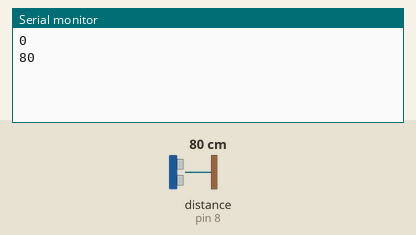
A sketch run on a simulated Arduino Uno, built with avr-gcc and run on an emulated ATmega328P. On the bench: the last lines printed to the serial monitor. Wiring (inferred from the names in the program): ultrasonic range finder: trigger pin 9; echo pin 8. The inputs (shaded band) are chosen by the test bench; at power-on: distance to the obstacle (sensor on pin 8) 80 cm. The echo pulse lasts 58.3 µs per cm.

Above: at 2.8 s.
2.9 s: distance to the obstacle (sensor on pin 8) set to 2 cm
At 5.2 s:
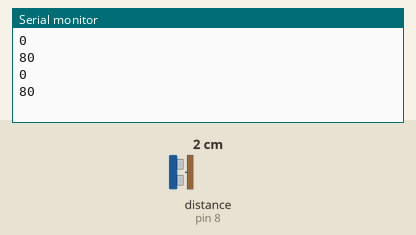
5.6 s: distance to the obstacle (sensor on pin 8) set to 4 cm
At 6.8 s:
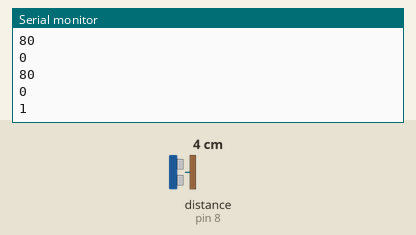
Timing chart, 0 to 8.6 s (numbered marks = the images above; inputs shaded):
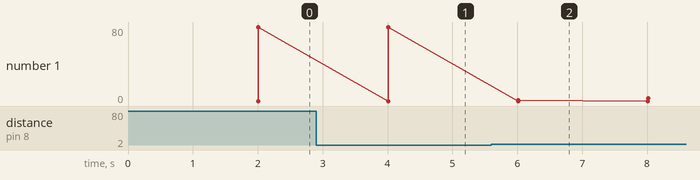

The sketch:

distance_measure_ultrasonic1.ino
```cpp
/* HC-SR04
A Simple Modified version of the Ping Sensor Program t
*/
// this constant won't change. It's the pin number
// of the sensor's output / trigger
const int echo = 8, Trig = 9;
long duration, inches, cm, cm1, a, b, duration1;


void setup() {
// initialize serial communication:
Serial.begin(9600);
pinMode(Trig, OUTPUT);
pinMode(echo, INPUT);
}
void loop()
{
// establish variables for duration of the ping,
// and the distance result in inches and centimeters:
// The PING))) is triggered by a HIGH pulse of 10 microseconds.
// Give a short LOW pulse beforehand to ensure a clean HIGH pulse:
digitalWrite(Trig, LOW);
delayMicroseconds(2);
digitalWrite(Trig, HIGH);
delayMicroseconds(10);
digitalWrite(Trig, LOW);
// The echo pin is used to read the signal from the PING))): a HIGH
// pulse whose duration is the time (in microseconds) from the sending
// of the ping to the reception of its echo off of an object.
duration1 = pulseIn(echo, HIGH);
// convert the time into a distance
//inches = microsecondsToInches(duration);
cm = microsecondsToCentimeters(duration1);

//Serial.print(inches);
//Serial.print("in, ");

//Serial.print("cm");
//Serial.println();
delay(1000);
duration1 = pulseIn(echo, HIGH);
cm1=cm;
cm=microsecondsToCentimeters(duration);
//Serial.println();
Serial.println(cm);
Serial.println(cm1);

//delay(1000);

}


long microsecondsToInches(long microseconds)
{
// According to Parallax's datasheet for the PING))), there are
// 73.746 microseconds per inch (i.e. sound travels at 1130 feet per
// second). This gives the distance travelled by the ping, outbound
// and return, so we divide by 2 to get the distance of the obstacle.
return microseconds / 74 / 2;
}
long microsecondsToCentimeters(long microseconds)
{
// The speed of sound is 340 m/s or 29 microseconds per centimeter.
// The ping travels out and back, so to find the distance of the
// object we take half of the distance travelled.
return microseconds / 29 / 2;
}
```

Measured:
- plotted number 1: 80 → 3 after the input at 5.6 s
